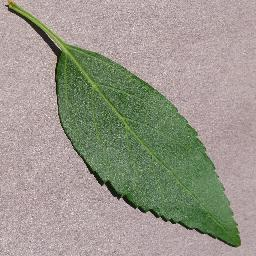
#> input picture inputs/datasets/healthy/0048afb8-b950-4c57-9e72-7e26282327ee___JR_HL 9765_180deg.JPG, 256 x 256 px, found by its file name; its folder holds only this picture in this run
$ jupyter execute --allow-errors DataPreparation.ipynb
#> lines starting #> are read from the running program, lines starting #| are printed output that depends on the picture
# **Data Preparation**

## Objectives

* Clean and prepare the data set for further processes.

* Create "inputs" folder in Root directory.

* Create "datasets" folder and place inside "inputs" folder.

* Add the cherry-leaves dataset into the datasets folder.

* Find average image shape of original images.

* Split the data into train, validation, test sets.

* Resize images in datasets.

* Create DataFrames for each dataset.

* Create CSV files.

## Outputs

* Generate resized datasets for further processes.

## Additional Comments

* No additional comments.

---

# Change the working directory

[cell 1]
import os
import cv2
import shutil
import random
import joblib
import pandas as pd
import numpy as np
import seaborn as sns
import matplotlib.pyplot as plt
from matplotlib.image import imread
sns.set_style("white")

[cell 2]
cwd= os.getcwd()

[cell 3]
os.chdir('/workspace/mildew-detection')
print("You set a new current directory")

[cell 4]
work_dir = os.getcwd()
work_dir

---

# Data cleaning

---

## Remove dodgy images

In this section we will check for and remove dodgy and non-image files, so that the dataset only contains images with correct file types for further processes.

[cell 5]
# Code used to remove dodgy images, borrowed from nicknochnack - ImageClassification project. Combined with the non-image-remove section from Walkthrough project 1.

# Function to remove non-image files
def remove_non_image_files(data_dir):
    image_extension = ('.png', '.jpg', '.jpeg')
    dataset_folders = ['healthy', 'powdery_mildew']
    for dataset_folder in dataset_folders:
        folder_path = os.path.join(data_dir, dataset_folder)
        if os.path.isdir(folder_path):
            for file_name in os.listdir(folder_path):
                file_path = os.path.join(folder_path, file_name)
                if os.path.isfile(file_path):
                    try:
                        img = cv2.imread(file_path)
#> img is the input picture: shape (256, 256, 3); mean B, G, R 139.1, 150.9, 153.8
                        if img is None:
                            os.remove(file_path)  # Remove non-image file
                    except Exception as e:
                        print(f"Issue with image {file_path}: {str(e)}")
                        os.remove(file_path)  # Remove non-image file
            print(f"Folder: {dataset_folder} - non-image files removed")

# Directory path containing the images
data_dir = '/workspace/mildew-detection/inputs/datasets/cherry-leaves'

# Call the function to remove non-image files with the specified directory
remove_non_image_files(data_dir)

## Image shape

Compute average images size from data_dir

[cell 6]
data_dir = '/workspace/mildew-detection/inputs/datasets/cherry-leaves'

dim1, dim2 = [], []
dataset_folders = ['healthy', 'powdery_mildew']

for label in dataset_folders:
    label_dir = os.path.join(data_dir, label)
    if os.path.isdir(label_dir):
        for image_filename in os.listdir(label_dir):
            img = imread(os.path.join(label_dir, image_filename))
            d1, d2, colors = img.shape
#> d1 = 256; d2 = 256; colors = 3
            dim1.append(d1)  # image height
            dim2.append(d2)  # image width

sns.set_style("whitegrid")
fig, axes = plt.subplots()
sns.scatterplot(x=dim2, y=dim1, alpha=0.2)
axes.set_xlabel("Width (pixels)")
axes.set_ylabel("Height (pixels)")
dim1_mean = int(np.array(dim1).mean())
#> dim1_mean = 256
dim2_mean = int(np.array(dim2).mean())
#> dim2_mean = 256
axes.axvline(x=dim1_mean, color='r', linestyle='--')
axes.axhline(y=dim2_mean, color='r', linestyle='--')
plt.show()
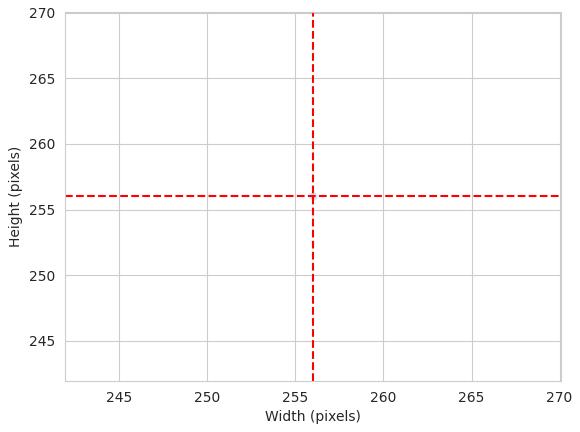
#> figure drawn by matplotlib, 1 panel

print("Average image shape:")
print(f"Width average: {dim2_mean} \nHeight average: {dim1_mean}")
#| Width average: 256
#| Height average: 256

# Save the image shape embeddings
file_path = "/workspace/mildew-detection/outputs/"
image_shape = (dim1_mean, dim2_mean, 3)
#> image_shape = (256, 256, 3)
joblib.dump(value=image_shape, filename=f"{file_path}/image_shape.pkl")

## Split train validation test sets

* In this section we split the collected and cleaned data into train, validation and test sets into seperate folders.

* The training set is divided into a 0.70 ratio of data.
* The validation set is divided into a 0.10 ratio of data.
* The test set is divided into a 0.20 ratio of data.

[cell 7]
# Code from linx02 - genederpredictor project, used together with the Walkthrough 1 project section for Split train validation test sets.

import os
import shutil
import random

def split_images(data_dir, train_set_ratio, validation_set_ratio, test_set_ratio):
#> called with data_dir = 'inputs/datasets/cherry-leaves', train_set_ratio = 0.7, validation_set_ratio = 0.1, test_set_ratio = 0.2
    if train_set_ratio + validation_set_ratio + test_set_ratio != 1.0:
        print("train_set_ratio + validation_set_ratio + test_set_ratio should sum to 1.0")
        return

    labels = ['healthy', 'powdery_mildew']  # Define the labels

    for folder in ['train', 'validation', 'test']:
        for label in labels:
            os.makedirs(name=os.path.join(data_dir, folder, label), exist_ok=True)  # Create directories

    for label in labels:
        files = os.listdir(os.path.join(data_dir, label))
        random.shuffle(files)

        train_set_files_qty = int(len(files) * train_set_ratio)
        validation_set_files_qty = int(len(files) * validation_set_ratio)

        # Move files to train set
        for file_name in files[:train_set_files_qty]:
            shutil.move(os.path.join(data_dir, label, file_name),
                        os.path.join(data_dir, 'train', label, file_name))

        # Move files to validation set
        for file_name in files[train_set_files_qty:train_set_files_qty + validation_set_files_qty]:
            shutil.move(os.path.join(data_dir, label, file_name),
                        os.path.join(data_dir, 'validation', label, file_name))

        # Move remaining files to test set
        for file_name in files[train_set_files_qty + validation_set_files_qty:]:
            shutil.move(os.path.join(data_dir, label, file_name),
                        os.path.join(data_dir, 'test', label, file_name))

        # Remove original label directories
        shutil.rmtree(os.path.join(data_dir, label))

data_dir = "inputs/datasets/cherry-leaves"
#> (the rest of this cell did not finish here and is left out)

## Resize images

Resizing images in datasets to 100px x 100px for further process.

[cell 8]
# Parts of code from Walkthrough project 1 - Code Institute
# Parts of code from https://stackoverflow.com/questions/48121916/numpy-resize-rescale-image

def image_resize(data_dir, new_size=(100, 100)):
    total_files_processed = 0
    for root, dirs, files in os.walk(data_dir):
        for file in files:
            if file.lower().endswith(('.png', '.jpg', '.jpeg')):
                file_path = os.path.join(root, file)

                img = cv2.imread(file_path)
                img_resized = cv2.resize(img, dsize=new_size, interpolation=cv2.INTER_CUBIC)

                cv2.imwrite(file_path, img_resized)

                total_files_processed += 1

    print(f"Processed {total_files_processed} files in {data_dir}")
    print(f"All images resized to {new_size[0]}px x {new_size[1]}px")

# Resize images in the train, validation, and test directories
print("Processing train dataset...")
image_resize(os.path.join(data_dir, 'train'))

print("Processing validation dataset...")
image_resize(os.path.join(data_dir, 'validation'))

print("Processing test dataset...")
image_resize(os.path.join(data_dir, 'test'))
